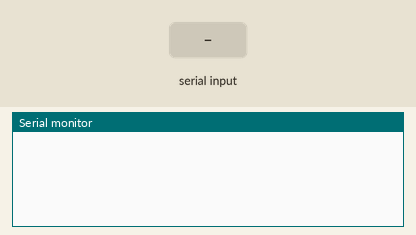
This sketch was run on a simulated Arduino Uno, built with avr-gcc and run on an emulated ATmega328P. On the bench: the last lines printed to the serial monitor. The test bench sets the inputs (shaded band).

Above: at 1.2 s.
1.3 s: "1" received over Serial
At 2.0 s:
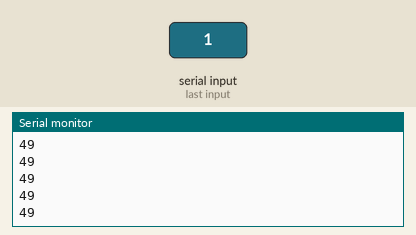
3.2 s: "0" received over Serial
At 4.0 s:
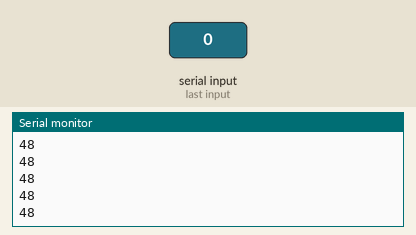
4.7 s: "2" received over Serial
At 5.5 s:
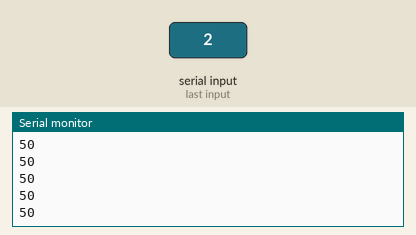
Timing chart, 0 to 7.7 s (numbered marks = the images above; inputs shaded):
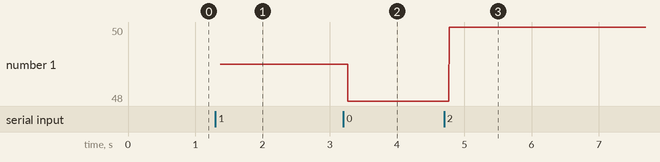

The sketch:

Slave_code.ino
```cpp
String text;

void setup() {
  Serial.begin(9600);
}

void loop() {
  if(Serial.available()>0)
  {
    text=Serial.read();
  }
  Serial.println(text);
}
```

Measured:
- after the input at 1.3 s, the serial monitor: prints a new line after 0.07 s (image 1)
- after the input at 3.2 s, the serial monitor: prints a new line after 0.07 s (image 2)
- after the input at 4.7 s, the serial monitor: prints a new line after 0.07 s (image 3)
- plotted number 1: 49 → 48 after the input at 3.2 s, 48 → 50 after the input at 4.7 s
